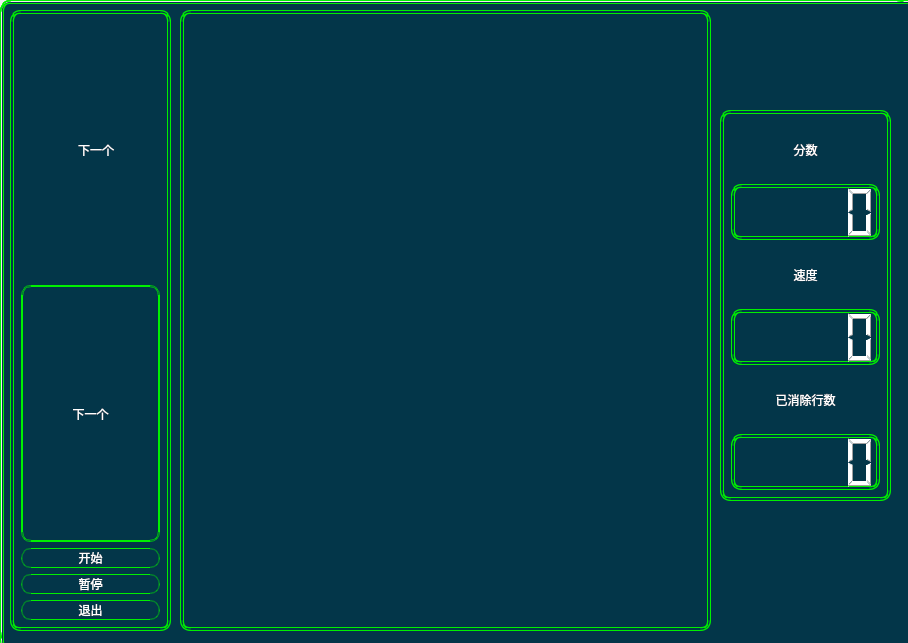
<?xml version="1.0" encoding="UTF-8"?>
<ui version="4.0">
 <class>MainWindowClass</class>
 <widget class="QMainWindow" name="MainWindowClass">
  <property name="geometry">
   <rect>
    <x>0</x>
    <y>0</y>
    <width>908</width>
    <height>643</height>
   </rect>
  </property>
  <property name="windowTitle">
   <string>俄罗斯方块</string>
  </property>
  <property name="windowIcon">
   <iconset resource="MainWindow.qrc">
    <normaloff>:/images/source/tetrixIcon.png</normaloff>:/images/source/tetrixIcon.png</iconset>
  </property>
  <property name="styleSheet">
   <string notr="true">*{
	border-style:double;
	border-color:rgb(0,240,0);
	border-width:4px;
	color:rgb(255,255,255);
	border-radius:10px;
	font:16pt &quot;Microsoft YaHei UI&quot;;
}
QFrame#frameBg{
	background-color:rgb(3,54,73);
}
QLabel {
	border-width:0px;
}
QLabel#labelNextPiece{
	border-width:2px;
}
QFrame#frameTerixBoard{
	background-image:url(:/images/source/tetrixbg.png);
	pading:0px;
}
QPushButton {
	border-width:1px;
}
QPushButton:hover{
	font:18pt &quot;Microsoft YaHei UI&quot;;
}
QPushButton:pressed{
font:16 pt &quot;Microsoft YaHei UI&quot;;
}</string>
  </property>
  <widget class="QWidget" name="centralWidget">
   <property name="sizePolicy">
    <sizepolicy hsizetype="Expanding" vsizetype="Expanding">
     <horstretch>0</horstretch>
     <verstretch>0</verstretch>
    </sizepolicy>
   </property>
   <widget class="QFrame" name="frameBg">
    <property name="geometry">
     <rect>
      <x>0</x>
      <y>0</y>
      <width>981</width>
      <height>651</height>
     </rect>
    </property>
    <property name="frameShape">
     <enum>QFrame::StyledPanel</enum>
    </property>
    <property name="frameShadow">
     <enum>QFrame::Raised</enum>
    </property>
    <widget class="TetrixBoard" name="frameTerixBoard">
     <property name="geometry">
      <rect>
       <x>180</x>
       <y>10</y>
       <width>531</width>
       <height>621</height>
      </rect>
     </property>
     <property name="sizePolicy">
      <sizepolicy hsizetype="Expanding" vsizetype="Expanding">
       <horstretch>1</horstretch>
       <verstretch>1</verstretch>
      </sizepolicy>
     </property>
     <property name="frameShape">
      <enum>QFrame::StyledPanel</enum>
     </property>
     <property name="frameShadow">
      <enum>QFrame::Raised</enum>
     </property>
    </widget>
    <widget class="QWidget" name="layoutWidget">
     <property name="geometry">
      <rect>
       <x>720</x>
       <y>110</y>
       <width>171</width>
       <height>391</height>
      </rect>
     </property>
     <layout class="QVBoxLayout" name="verticalLayout">
      <item>
       <widget class="QLabel" name="label_2">
        <property name="text">
         <string>分数</string>
        </property>
        <property name="alignment">
         <set>Qt::AlignCenter</set>
        </property>
       </widget>
      </item>
      <item>
       <widget class="QLCDNumber" name="lcdScore"/>
      </item>
      <item>
       <widget class="QLabel" name="label_3">
        <property name="text">
         <string>速度</string>
        </property>
        <property name="alignment">
         <set>Qt::AlignCenter</set>
        </property>
       </widget>
      </item>
      <item>
       <widget class="QLCDNumber" name="lcdLevel"/>
      </item>
      <item>
       <widget class="QLabel" name="label_4">
        <property name="text">
         <string>已消除行数</string>
        </property>
        <property name="alignment">
         <set>Qt::AlignCenter</set>
        </property>
       </widget>
      </item>
      <item>
       <widget class="QLCDNumber" name="lcdRemoved"/>
      </item>
     </layout>
    </widget>
    <widget class="QWidget" name="layoutWidget">
     <property name="geometry">
      <rect>
       <x>10</x>
       <y>10</y>
       <width>161</width>
       <height>621</height>
      </rect>
     </property>
     <layout class="QVBoxLayout" name="verticalLayout_2">
      <item>
       <widget class="QLabel" name="label">
        <property name="minimumSize">
         <size>
          <width>150</width>
          <height>0</height>
         </size>
        </property>
        <property name="text">
         <string>下一个</string>
        </property>
        <property name="alignment">
         <set>Qt::AlignCenter</set>
        </property>
       </widget>
      </item>
      <item>
       <widget class="QLabel" name="labelNextPiece">
        <property name="text">
         <string>下一个</string>
        </property>
        <property name="alignment">
         <set>Qt::AlignCenter</set>
        </property>
       </widget>
      </item>
      <item>
       <widget class="QPushButton" name="pbStart">
        <property name="text">
         <string>开始</string>
        </property>
       </widget>
      </item>
      <item>
       <widget class="QPushButton" name="pbPause">
        <property name="text">
         <string>暂停</string>
        </property>
       </widget>
      </item>
      <item>
       <widget class="QPushButton" name="pbExit">
        <property name="text">
         <string>退出</string>
        </property>
       </widget>
      </item>
     </layout>
    </widget>
   </widget>
  </widget>
 </widget>
 <layoutdefault spacing="6" margin="11"/>
 <customwidgets>
  <customwidget>
   <class>TetrixBoard</class>
   <extends>QFrame</extends>
   <header>tetrixboard.h</header>
   <container>1</container>
  </customwidget>
 </customwidgets>
 <resources>
  <include location="MainWindow.qrc"/>
 </resources>
 <connections>
  <connection>
   <sender>pbExit</sender>
   <signal>clicked()</signal>
   <receiver>MainWindowClass</receiver>
   <slot>close()</slot>
   <hints>
    <hint type="sourcelabel">
     <x>129</x>
     <y>511</y>
    </hint>
    <hint type="destinationlabel">
     <x>163</x>
     <y>533</y>
    </hint>
   </hints>
  </connection>
 </connections>
</ui>
